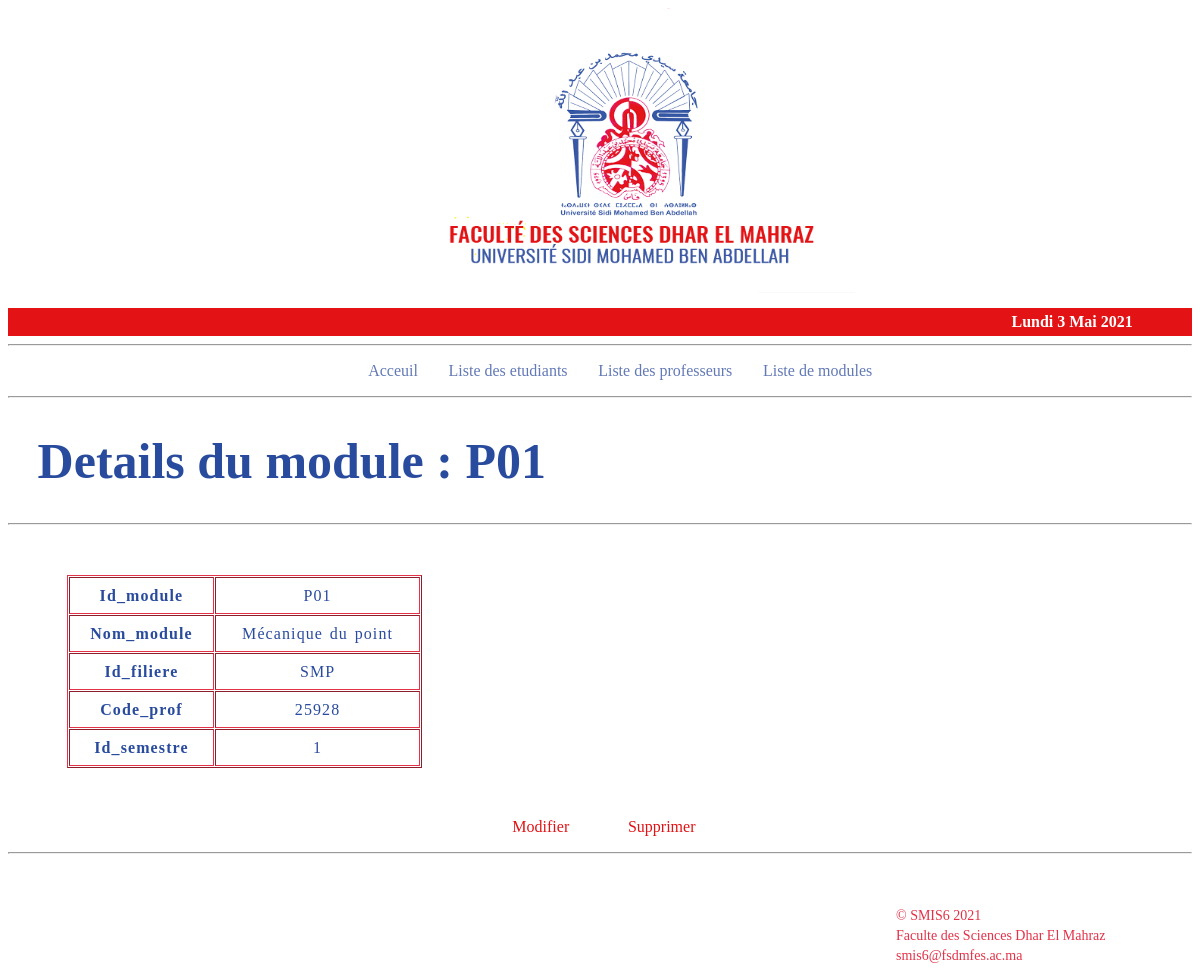
The page /website/html/unit_details.php?id_module=P01 on the database its author committed.
### tables this page shows
CREATE TABLE `modules` (
  `id_module` varchar(4) NOT NULL,
  `nom_module` varchar(100) NOT NULL,
  `id_filiere` varchar(4) NOT NULL,
  `code_prof` int(6) NOT NULL,
  `id_semestre` int(1) NOT NULL DEFAULT 1
);

### website/html/templates/data.php (called while the page is built, shortened)
<?php
require('config.php');
$sql = 'SELECT * FROM modules;';
$result = mysqli_query($conn,$sql);
$modules = [];
while($module = mysqli_fetch_assoc($result)){
	$modules[] = $module;
}
function getUnitById($id){
	global $modules;
	foreach ($modules as $module) {
			if ($id == $module['id_module']) {
				return $module;
			}
		}
}
?>

### website/html/unit_details.php (the view, shortened to what this page needs)
<?php
if (isset($_GET['id_module'])) {
	$code = $_GET['id_module'];
}
require('templates/data.php');
$module =  getUnitById($code);
?>
<!DOCTYPE html>
<html>
<head>
	<link rel="stylesheet" type="text/css" href="../css/style.css">
</head>
<body>
<header id="mainHeader">
	<?php
		include("templates/header.php");  ?>
	 <hr>
	 <?php
	include('templates/nav.php');
?>
<hr>
	<div id="main">
		<h1>Details du module : <?=$code?> </h1>
	</div>
	<hr>
	<div>
	    <table border="table" cellspacing="1px" cellpadding="5px">
	    	<?php foreach ($module as $key => $value) {
	    		$Key = ucfirst($key);
	    		echo "
	    			<tr>
		    			<td class = 'keys'> <strong> $Key </strong></td>
		    			<td> $value </td>
	    			</tr>
	    			 ";
	    	}
	    	?>
	    </table>
	    <div>
		    <ul>
		    	<li><a  style="color: #E31215; padding-left:18%"
		    			href="modify_unit.php?id_module=<?=$code?>">Modifier</a></li>
		    	<li><a  style="color: #E31215;padding-left:4%"
		    			href="delete_unit.php?id_module=<?=$code?>">Supprimer</a></li>
		    </ul>
	    </div>
	</div>
	<hr>
</header>
<?php
	include('templates/footer.php');
 ?>
</body>
</html>

### website/css/style.css (style rules this page uses)
body { background-color: #ffffff; }
h1 { color: #294B9E; text-shadow: currentColor; font-size: 50px; padding-left: 2.5%; }
li a { text-decoration: none; color: #6279B6; padding: 5px; }
ul { padding-left: 30%; }
li { display: inline; padding-right:2% }
table { margin-top: 50px; margin-bottom: 50px; margin-left:5%; margin-right:5%; text-align: center; letter-spacing: 1.1px; word-spacing: 1.6px; line-height: 25px; width: 30%; padding: 0; border-color:#E33147; }
td { color: #294B9E; }

### rows shown on the page
modules: id_module "P01", nom_module "Mécanique du point", id_filiere "SMP", code_prof "25928", id_semestre "1"

### other values the page prints
$ln["jour"][$jour_de_la_semaine] "Lundi"
$jour_du_mois "3"
$ln["mois"][$mois] "Mai"
$annee "2021"
$code "P01"
$Key "Id_module"
$Key "Nom_module"
$Key "Id_filiere"
$Key "Code_prof"
$Key "Id_semestre"
